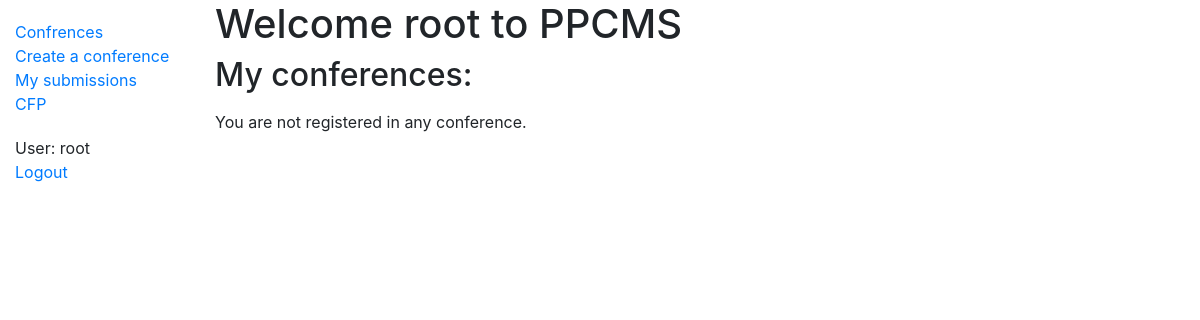
The page /conference/ (signed in) on the database as committed earlier.
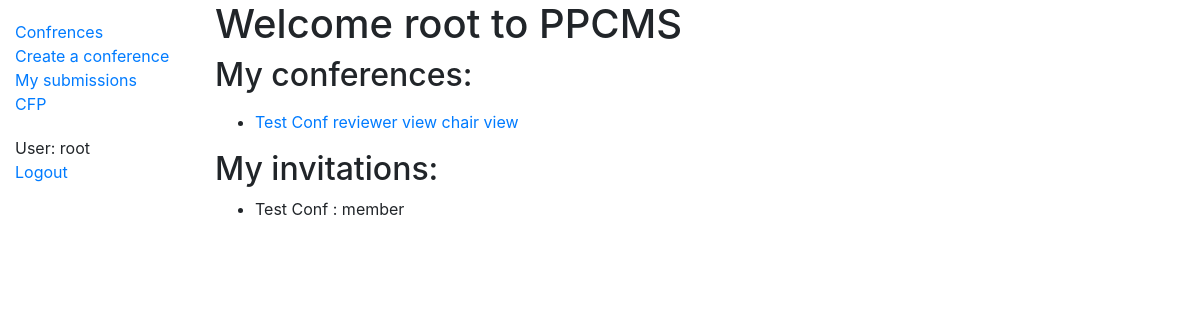
The same page on the database as committed later.
### conference/models.py (models this page shows, shortened)
class Conference(models.Model):
    CID = models.UUIDField(primary_key=True, default=uuid.uuid4, editable=False) #The Conference ID
    name = models.CharField(max_length=200, help_text='Enter the conference name') #The conference name
    acronym = models.CharField(max_length=50, help_text='Enter the Acronym of the conference', null=True) #The conference Acronym
    web_page = models.URLField(max_length=200, help_text='Enter the web page of your conference', default="") #The conference web page
    venue = models.CharField(max_length=200, help_text="Enter the venue of the conference", null=True) # Location
    city = models.CharField(max_length=200, help_text="Enter the city of the conference", default="") # Location
    country = models.CharField(max_length=200, help_text="Enter the country/region of the conference", default="") # Location
    start_date = models.DateField(help_text="Enter the start date of the conference", default=timezone.now, blank=True) # The conference data
    end_date = models.DateField(help_text="Enter the end date of the conference", default=timezone.now, blank=True) # The conference data
    phase = models.IntegerField(choices=((1,'registration'),(2,'submission'),(3,'review'),(4,'discussion'),(5,'notification')), default=1)
    PCM = models.ManyToManyField(CustomUser, related_name="conference_PCM", blank=True, default="")
    chair = models.ForeignKey(CustomUser, on_delete=models.RESTRICT, related_name="conference_chair", default=1)
    def get_absolute_url(self):
        return reverse('conference-details', args=[str(self.CID)])

class ConferenceUserRole(models.Model):
    role_conference = models.ForeignKey(Conference, on_delete=models.CASCADE, related_name='role_conference')
    role_user = models.ForeignKey(CustomUser, on_delete=models.RESTRICT, related_name='role_user')
    roles_choices = {(1, 'chair'),
                     (2, 'reviewer'),
                     (3, 'author')}
    role = models.IntegerField(choices=roles_choices)
    class Meta:
        unique_together = ('role_conference', 'role_user', 'role')

class ConferencePCMInvitation(models.Model):
    invitee = models.EmailField()
    inviter = models.ForeignKey(CustomUser, on_delete=models.CASCADE, related_name='invitation_inviter')
    invitation_date = models.DateField(default=timezone.now)
    conference = models.ForeignKey(Conference, on_delete=models.CASCADE, related_name='invitation_conference')
    role = models.IntegerField(choices=((1,'chair'),(2,'member'),), default=2)
    accepted = models.BooleanField(default=False)
    objects = ConferencePCMInvitationsManager()
    class Meta:
        unique_together = ('conference', 'invitee',)
    def get_roles_str(self):
        if self.role == 1:
            return "chair"
        elif self.role == 2:
            return "member"

### conference/views.py (the view)
# urls.py: path('', views.index, name='index'),
@login_required
def index(request):
    conferences_list = get_objects_for_user(request.user, 'conference.view_conference')
    user_roles = ConferenceUserRole.objects.filter(role_user=request.user)
    for conference in conferences_list:
        conference.test = 'hi'
    invitations_list = ConferencePCMInvitation.objects.get_active()
    context= {
        'conferences_list': conferences_list,
        'invitations_list': invitations_list,
        'user_roles': user_roles,
    }
    return render(request, 'index.html', context=context)

### account/backend.py (called while the page is built)
    def get_user(self, user_id):
        try:
            user = UserModel.objects.get(pk=user_id)
        except UserModel.DoesNotExist:
            return None
        return user if self.user_can_authenticate(user) else None

### conference/models.py (called while the page is built)
    def get_active(self):
        return self.exclude(self.get_expured_query())

    def get_expured_query(self):
        expiration_date = timezone.now() - timedelta(
            days=settings.INVITATION_EXPIRY)
        query = Q(accepted=True) | Q(invitation_date__lt=expiration_date)
        return query

### conference/templates/index.html
{% extends "base_generic.html" %}
{% block content %}
  <h1>Welcome {{request.user.username}} to PPCMS </h1>
  <h2>My conferences:</h2>
  <p>{% if conferences_list %}</p>
    <ul>
    {% for conference in conferences_list %}
        <li> <a href="{{conference.get_absolute_url}}">{{ conference.name }}</a>
          {% for role in conference.role_conference.all %}
            {% if role.role == 1 %}
                <a href="{% url 'conference-manage' pk=conference.pk %}"> {{role.get_role_display}} view </a>
            {% elif role.role == 2%}
                <a href="{% url 'reviewer-assigned-submissions' pk=conference.pk %}"> {{role.get_role_display}} view</a>
            {% endif %}
          {% endfor %}
      </li>
    {% endfor %}
    </ul>
  {% else %}
    <p>You are not registered in any conference.</p>
  {% endif %}
  <p>{% if invitations_list %}</p>
<h2>My invitations:</h2>
    <ul>
    {% for invitation in invitations_list %}
      <li> {{ invitation.conference.name}} : {{ invitation.get_roles_str }}</li>
    {% endfor %}
    </ul>
  {% endif %}
{% endblock %}

Rows that differ between the two databases and show on the page:
added Conference: name "Test Conf"
added ConferenceUserRole: role "reviewer"
added ConferenceUserRole: role "chair"
added ConferencePCMInvitation: conference.name "Test Conf", get_roles_str "member"
Other text that changed with them:
text no longer shown: "You are not registered in any conference."
text now shown: "My invitations:"
